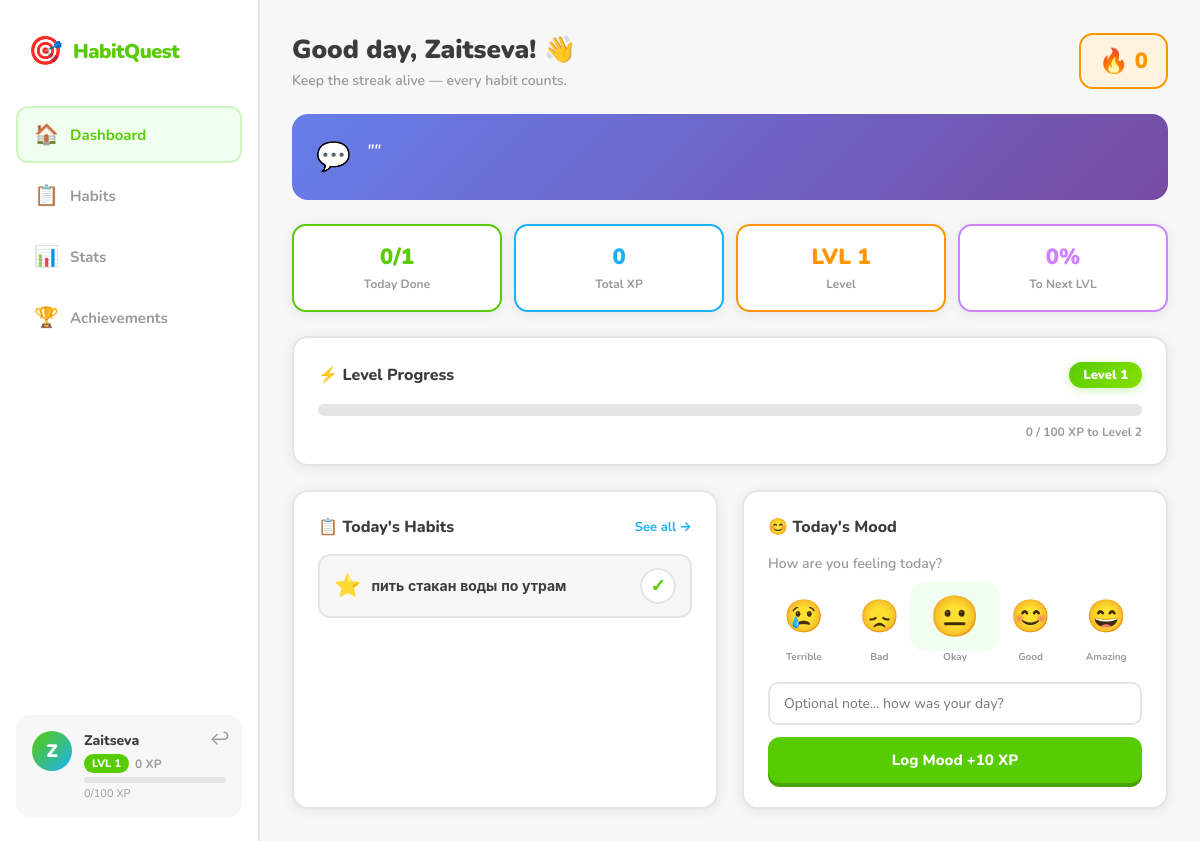
The app's page /dashboard (signed in) with its own data.
### tables this page shows
CREATE TABLE users (
        id INTEGER PRIMARY KEY AUTOINCREMENT,
        username TEXT UNIQUE NOT NULL,
        password TEXT NOT NULL,
        xp INTEGER DEFAULT 0,
        created_at TIMESTAMP DEFAULT CURRENT_TIMESTAMP);

CREATE TABLE habits (
        id INTEGER PRIMARY KEY AUTOINCREMENT,
        user_id INTEGER NOT NULL,
        name TEXT NOT NULL,
        icon TEXT DEFAULT '⭐',
        streak INTEGER DEFAULT 0,
        best_streak INTEGER DEFAULT 0,
        last_completed DATE,
        created_at TIMESTAMP DEFAULT CURRENT_TIMESTAMP,
        FOREIGN KEY(user_id) REFERENCES users(id));

### routes/dashboard.py (the view)
@bp.route("/dashboard")
def dashboard():
    if "user_id" not in session: return redirect("/")
    user = User.get_by_id(session["user_id"])
    habits = Habit.get_all(user.id)
    xp_in_level, xp_needed, pct = user.get_xp_in_level()
    return render_template("dashboard.html",
        user=user, habits=habits[:5],
        done_today=sum(1 for h in habits if h.is_done_today()),
        total_today=len(habits),
        summary_streak=Habit.get_max_streak(user.id),
        mood_logged=Mood.logged_today(user.id),
        last_mood=Mood.get_last(user.id),
        quote=get_quote(),
        level=user.get_level(),
        xp_in_level=xp_in_level, xp_needed=xp_needed, xp_pct=pct)

### db.py (called while the page is built)
def get_connection():
    conn = sqlite3.connect(DB_NAME)
    conn.row_factory = sqlite3.Row
    return conn

### models/habit.py (called while the page is built)
    def is_done_today(self):
        return self.last_completed == date.today().isoformat()

    @staticmethod
    def get_all(user_id):
        conn = get_connection()
        rows = conn.execute("SELECT * FROM habits WHERE user_id=? ORDER BY created_at DESC", (user_id,)).fetchall()
        conn.close()
        return [Habit(**dict(r)) for r in rows]

    @staticmethod
    def get_max_streak(user_id):
        conn = get_connection()
        row = conn.execute("SELECT MAX(best_streak) as m FROM habits WHERE user_id=?", (user_id,)).fetchone()
        conn.close()
        return row["m"] or 0

### models/mood.py (called while the page is built)
    @staticmethod
    def logged_today(user_id):
        conn = get_connection()
        row = conn.execute("SELECT id FROM mood_logs WHERE user_id=? AND DATE(created_at)=DATE('now') LIMIT 1", (user_id,)).fetchone()
        conn.close()
        return row is not None

    @staticmethod
    def get_last(user_id):
        conn = get_connection()
        row = conn.execute("SELECT * FROM mood_logs WHERE user_id=? ORDER BY created_at DESC LIMIT 1", (user_id,)).fetchone()
        conn.close()
        return Mood(**dict(row)) if row else None

### models/user.py (called while the page is built)
    @staticmethod
    def get_by_id(user_id):
        conn = get_connection()
        row = conn.execute("SELECT * FROM users WHERE id=?", (user_id,)).fetchone()
        conn.close()
        return User(**dict(row)) if row else None

    def get_level(self):
        xp, level, needed = self.xp, 1, LEVEL_BASE
        while xp >= needed:
            xp -= needed; level += 1; needed = LEVEL_BASE + (level-1)*LEVEL_INCREMENT
        return level

    def get_xp_in_level(self):
        xp, level, needed = self.xp, 1, LEVEL_BASE
        while xp >= needed:
            xp -= needed; level += 1; needed = LEVEL_BASE + (level-1)*LEVEL_INCREMENT
        pct = int((xp/needed)*100) if needed else 0
        return xp, needed, pct

### services/quote_api.py (called while the page is built)
def get_quote():
    return "Stay positive and keep going."

### templates/dashboard.html (shortened to what this page needs)
{% extends "base.html" %}
{% block content %}
<div class="page-header">
  <div><h1 class="page-title">Good day, {{ user.username }}! 👋</h1><p class="page-sub">Keep the streak alive — every habit counts.</p></div>
  <div class="header-streak"><span class="streak-fire">🔥</span><span class="streak-num">{{ summary_streak }}</span></div>
</div>
<div class="quote-card">
  <div class="quote-icon">💬</div>
  <div>
    <p class="quote-text">
      "{{ quote['content'] }}"
    </p>
  </div>
</div>
<div class="stat-strip">
  <div class="stat-chip green"><span class="stat-chip-val">{{ done_today }}/{{ total_today }}</span><span class="stat-chip-label">Today Done</span></div>
  <div class="stat-chip blue"><span class="stat-chip-val">{{ user.xp }}</span><span class="stat-chip-label">Total XP</span></div>
  <div class="stat-chip orange"><span class="stat-chip-val">LVL {{ level }}</span><span class="stat-chip-label">Level</span></div>
  <div class="stat-chip purple"><span class="stat-chip-val">{{ xp_pct }}%</span><span class="stat-chip-label">To Next LVL</span></div>
</div>
<div class="card" style="margin-bottom:24px">
  <div class="card-header-row"><h3 class="card-title">⚡ Level Progress</h3><span class="level-badge-lg">Level {{ level }}</span></div>
  <div class="level-bar-wrap"><div class="level-bar" style="width:{{ xp_pct }}%"></div></div>
  <div class="level-bar-label">{{ xp_in_level }} / {{ xp_needed }} XP to Level {{ level+1 }}</div>
</div>
<div class="two-col">
  <div class="card">
    <div class="card-header-row"><h3 class="card-title">📋 Today's Habits</h3><a href="/habits" class="link-btn">See all →</a></div>
    {% if habits %}
    <div class="habit-mini-list">
      {% for h in habits %}
      <div class="habit-mini-item {% if h.is_done_today() %}done{% endif %}" id="habit-dash-{{ h.id }}">
        <div class="habit-mini-left">
          <span class="habit-icon-sm">{{ h.icon }}</span>
          <div><div class="habit-mini-name">{{ h.name }}</div>{% if h.streak>0 %}<div class="habit-mini-streak">🔥 {{ h.streak }} day streak</div>{% endif %}</div>
        </div>
        {% if h.is_done_today() %}<div class="done-badge">✓ Done!</div>
        {% else %}<button class="check-btn" onclick="completeHabit({{ h.id }},'dash')">✓</button>{% endif %}
      </div>
      {% endfor %}
    </div>
    {% else %}
    <div class="empty-state"><div class="empty-emoji">📋</div><p>No habits yet!</p><a href="/habits" class="btn-sm-primary">Add your first habit</a></div>
    {% endif %}
  </div>
  <div class="card">
    <h3 class="card-title" style="margin-bottom:16px">😊 Today's Mood</h3>
    {% if mood_logged %}
    <div class="mood-logged">
      <div class="mood-big-emoji">{% if last_mood %}{{ last_mood.emoji }}{% else %}😊{% endif %}</div>
      <p class="mood-logged-text">Mood logged! Come back tomorrow.</p>
      {% if last_mood and last_mood.note %}<p class="mood-note-display">💭 "{{ last_mood.note }}"</p>{% endif %}
    </div>
    {% else %}
    <form action="/log_mood" method="POST">
      <p class="mood-prompt">How are you feeling today?</p>
      <div class="mood-picker">
        <label class="mood-opt"><input type="radio" name="mood" value="1" required><span class="mood-emoji">😢</span><small>Terrible</small></label>
        <label class="mood-opt"><input type="radio" name="mood" value="2"><span class="mood-emoji">😞</span><small>Bad</small></label>
        <label class="mood-opt"><input type="radio" name="mood" value="3" checked><span class="mood-emoji">😐</span><small>Okay</small></label>
        <label class="mood-opt"><input type="radio" name="mood" value="4"><span class="mood-emoji">😊</span><small>Good</small></label>
        <label class="mood-opt"><input type="radio" name="mood" value="5"><span class="mood-emoji">😄</span><small>Amazing</small></label>
      </div>
      <input class="note-input" name="note" placeholder="Optional note... how was your day?">
      <button class="btn-primary-full" type="submit">Log Mood +10 XP</button>
    </form>
    {% endif %}
  </div>
</div>
{% endblock %}

### templates/base.html (shortened to what this page needs)
<!DOCTYPE html>
<html lang="en">
<head>
<link rel="stylesheet" href="{{ url_for('static', filename='main.css') }}">
</head>
<body>
<aside class="sidebar">
  <div class="sidebar-logo"><span class="logo-icon">🎯</span><span class="logo-text">HabitQuest</span></div>
  <nav class="sidebar-nav">
    <a href="/dashboard" class="nav-item {% if request.path=='/dashboard' %}active{% endif %}"><span class="nav-icon">🏠</span><span class="nav-label">Dashboard</span></a>
    <a href="/habits"    class="nav-item {% if request.path=='/habits'    %}active{% endif %}"><span class="nav-icon">📋</span><span class="nav-label">Habits</span></a>
    <a href="/stats"     class="nav-item {% if request.path=='/stats'     %}active{% endif %}"><span class="nav-icon">📊</span><span class="nav-label">Stats</span></a>
    <a href="/achievements" class="nav-item {% if request.path=='/achievements' %}active{% endif %}"><span class="nav-icon">🏆</span><span class="nav-label">Achievements</span></a>
  </nav>
  <div class="sidebar-user">
    <div class="user-avatar">{{ user.username[0].upper() }}</div>
    <div class="user-info">
      <div class="user-name">{{ user.username }}</div>
      <div class="user-level"><span class="level-badge">LVL {{ level }}</span><span class="xp-text">{{ user.xp }} XP</span></div>
      <div class="xp-bar-wrap"><div class="xp-bar" id="sidebar-xp-bar" style="width:{{ xp_pct }}%"></div></div>
      <div class="xp-sub" id="sidebar-xp-sub">{{ xp_in_level }}/{{ xp_needed }} XP</div>
    </div>
    <a href="/logout" class="logout-btn" title="Logout">↩</a>
  </div>
</aside>
<main class="main-content">{% block content %}{% endblock %}</main>
</body></html>

### records on screen
users: username "Z", username "Zaitseva", xp "0"
habits: icon "⭐", name "пить стакан воды по утрам"

### other values on screen
{{ level }} "1"
{{ xp_in_level }} "0"
{{ xp_needed }} "100"
{{ summary_streak }} "0"
{{ done_today }} "0"
{{ total_today }} "1"
{{ xp_pct }} "0"
{{ level+1 }} "2"
